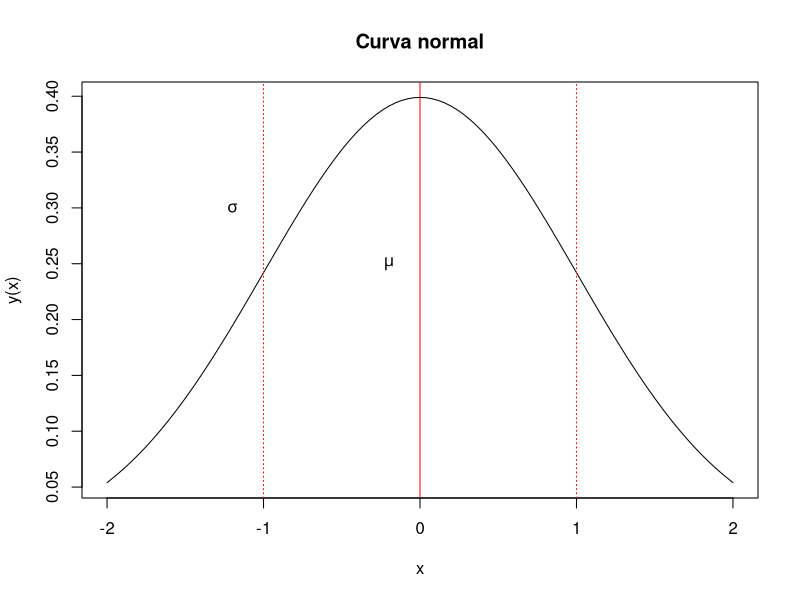
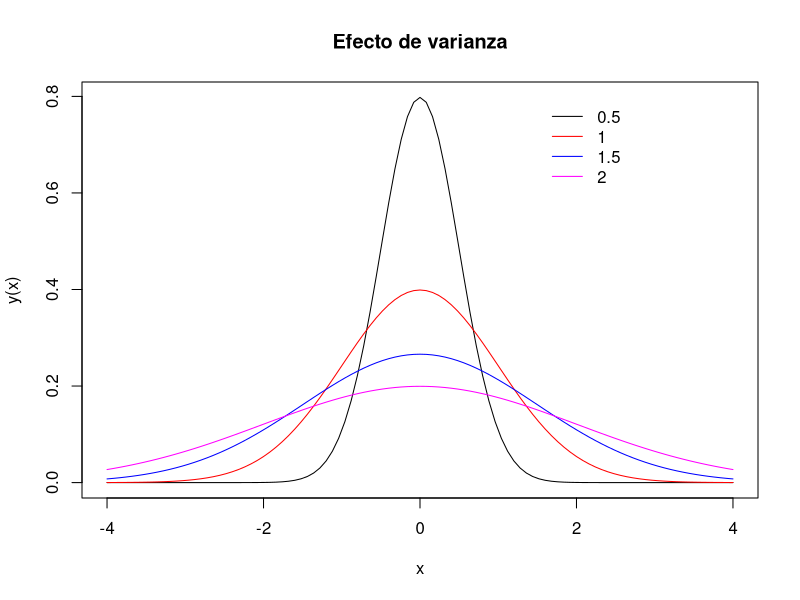

The R source for these figures, in order:
## ---- chunk 1
curve(dnorm(x), from = -2, 2, ylab = "y(x)", main = "Curva normal")
abline(v = 0, col = "red")
abline(v = c(-1, 1), col = "red", lty = 3)

text(-0.2, 0.25, label = expression(mu))
text(-1.2, 0.3, label = expression(sigma))
## ---- chunk 2
curve(dnorm(x, mean = 0, sd = 0.5), from = -4, to = 4, ylab = "y(x)", main = "Efecto de varianza")
curve(dnorm(x, mean = 0, sd = 1), from = -4, to = 4, add = T, col = "red")
curve(dnorm(x, mean = 0, sd = 1.5), from = -4, to = 4, add = T, col = "blue")
curve(dnorm(x, mean = 0, sd = 2), from = -4, to = 4, add = T, col = "magenta")
legend(1.5, 0.8, legend = c(0.5, 1, 1.5, 2),  col = c("black", "red", "blue", "magenta"),
       lty = 1, bty = "n")
